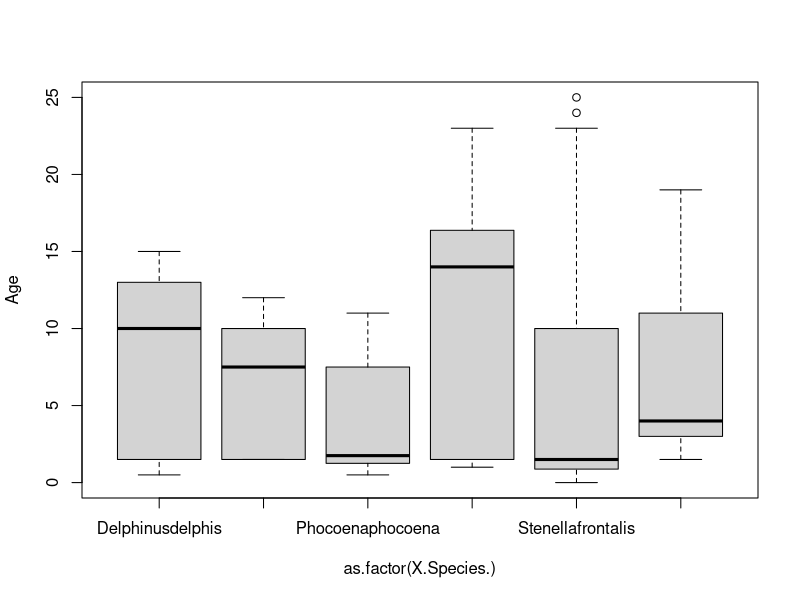

Here is the R script that generated this plot:
## ---- chunk 1
knitr::opts_knit$set(root.dir="/Users/cmull/Desktop/R courses/cRash-course/")
#can also use the "../" which works because our RMarkdown file is in the code folder, but we want to set the folder above "cRash-course" as our working directory when we knit the report.
#knitr::opts_knit$set(root.dir="../")
## ---- chunk 2
data <- read.csv("Data/Cetaceans.csv")
head(data)
## ---- chunk 3
library(knitr)
data_head <- head(data)
kable(data_head, digits = 2)
## ---- chunk 4
library(dplyr)
library(ggplot2)
library(knitr)

## ---- chunk 5
knitr::opts_chunk$set(echo = TRUE)
#this defines the global options. So here you are saying print the R code in each of the chunks
## ---- chunk 6
names(data)
plot (Age~as.factor(X.Species.), data = data)
